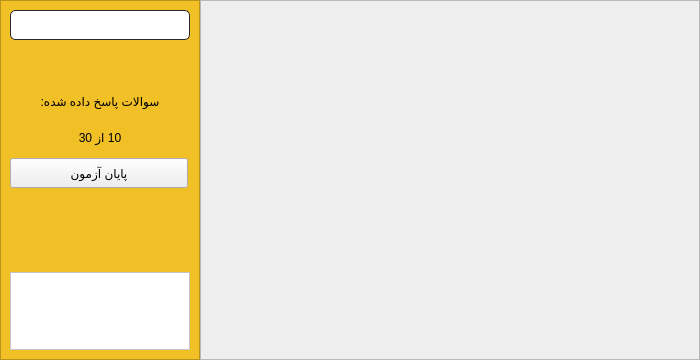
<?xml version="1.0" encoding="UTF-8"?>
<ui version="4.0">
 <class>Form</class>
 <widget class="QWidget" name="Form">
  <property name="geometry">
   <rect>
    <x>0</x>
    <y>0</y>
    <width>700</width>
    <height>360</height>
   </rect>
  </property>
  <property name="windowTitle">
   <string>پنجره آزمون</string>
  </property>
  <layout class="QHBoxLayout" name="horizontalLayout">
   <property name="spacing">
    <number>0</number>
   </property>
   <property name="leftMargin">
    <number>0</number>
   </property>
   <property name="topMargin">
    <number>0</number>
   </property>
   <property name="rightMargin">
    <number>0</number>
   </property>
   <property name="bottomMargin">
    <number>0</number>
   </property>
   <item>
    <widget class="QFrame" name="exameInfoFrame">
     <property name="minimumSize">
      <size>
       <width>200</width>
       <height>0</height>
      </size>
     </property>
     <property name="maximumSize">
      <size>
       <width>400</width>
       <height>16777215</height>
      </size>
     </property>
     <property name="styleSheet">
      <string notr="true">QFrame#exameInfoFrame{
	border-right:1px solid #000000;
	background-color:#f1bf26;
}


</string>
     </property>
     <property name="frameShape">
      <enum>QFrame::StyledPanel</enum>
     </property>
     <property name="frameShadow">
      <enum>QFrame::Raised</enum>
     </property>
     <layout class="QVBoxLayout" name="verticalLayout">
      <item>
       <widget class="QLabel" name="timeLabel">
        <property name="minimumSize">
         <size>
          <width>0</width>
          <height>30</height>
         </size>
        </property>
        <property name="maximumSize">
         <size>
          <width>16777215</width>
          <height>30</height>
         </size>
        </property>
        <property name="styleSheet">
         <string notr="true">QLabel#timeLabel{
	border:1px solid #282828;
	border-radius:5px;
	background-color:#ffffff;
}</string>
        </property>
        <property name="text">
         <string/>
        </property>
        <property name="alignment">
         <set>Qt::AlignCenter</set>
        </property>
       </widget>
      </item>
      <item>
       <spacer name="verticalSpacer_2">
        <property name="orientation">
         <enum>Qt::Vertical</enum>
        </property>
        <property name="sizeType">
         <enum>QSizePolicy::Minimum</enum>
        </property>
        <property name="sizeHint" stdset="0">
         <size>
          <width>20</width>
          <height>40</height>
         </size>
        </property>
       </spacer>
      </item>
      <item>
       <widget class="QLabel" name="questionsLabel">
        <property name="minimumSize">
         <size>
          <width>0</width>
          <height>30</height>
         </size>
        </property>
        <property name="maximumSize">
         <size>
          <width>16777215</width>
          <height>30</height>
         </size>
        </property>
        <property name="text">
         <string>سوالات پاسخ داده شده:</string>
        </property>
        <property name="alignment">
         <set>Qt::AlignCenter</set>
        </property>
       </widget>
      </item>
      <item>
       <widget class="QLabel" name="answeredLabel">
        <property name="minimumSize">
         <size>
          <width>0</width>
          <height>30</height>
         </size>
        </property>
        <property name="maximumSize">
         <size>
          <width>16777215</width>
          <height>30</height>
         </size>
        </property>
        <property name="text">
         <string>10 از 30</string>
        </property>
        <property name="alignment">
         <set>Qt::AlignCenter</set>
        </property>
       </widget>
      </item>
      <item>
       <widget class="QPushButton" name="finishButton">
        <property name="minimumSize">
         <size>
          <width>0</width>
          <height>30</height>
         </size>
        </property>
        <property name="maximumSize">
         <size>
          <width>178</width>
          <height>16777215</height>
         </size>
        </property>
        <property name="text">
         <string>پایان آزمون</string>
        </property>
       </widget>
      </item>
      <item>
       <spacer name="verticalSpacer">
        <property name="orientation">
         <enum>Qt::Vertical</enum>
        </property>
        <property name="sizeHint" stdset="0">
         <size>
          <width>20</width>
          <height>40</height>
         </size>
        </property>
       </spacer>
      </item>
      <item>
       <widget class="QScrollArea" name="questionScrollArea">
        <property name="styleSheet">
         <string notr="true">background-color: rgb(255, 255, 255);</string>
        </property>
        <property name="verticalScrollBarPolicy">
         <enum>Qt::ScrollBarAlwaysOff</enum>
        </property>
        <property name="widgetResizable">
         <bool>true</bool>
        </property>
        <widget class="QWidget" name="scrollAreaWidgetContents">
         <property name="geometry">
          <rect>
           <x>0</x>
           <y>0</y>
           <width>178</width>
           <height>70</height>
          </rect>
         </property>
         <layout class="QHBoxLayout" name="questionsLayout_2"/>
        </widget>
       </widget>
      </item>
     </layout>
    </widget>
   </item>
   <item>
    <widget class="QFrame" name="questionsFrame">
     <property name="minimumSize">
      <size>
       <width>500</width>
       <height>0</height>
      </size>
     </property>
     <property name="styleSheet">
      <string notr="true"/>
     </property>
     <property name="frameShape">
      <enum>QFrame::StyledPanel</enum>
     </property>
     <property name="frameShadow">
      <enum>QFrame::Raised</enum>
     </property>
     <layout class="QGridLayout" name="questionsLayout">
      <property name="leftMargin">
       <number>0</number>
      </property>
      <property name="topMargin">
       <number>0</number>
      </property>
      <property name="rightMargin">
       <number>0</number>
      </property>
      <property name="bottomMargin">
       <number>0</number>
      </property>
      <property name="spacing">
       <number>0</number>
      </property>
     </layout>
    </widget>
   </item>
  </layout>
 </widget>
 <resources/>
 <connections/>
</ui>
